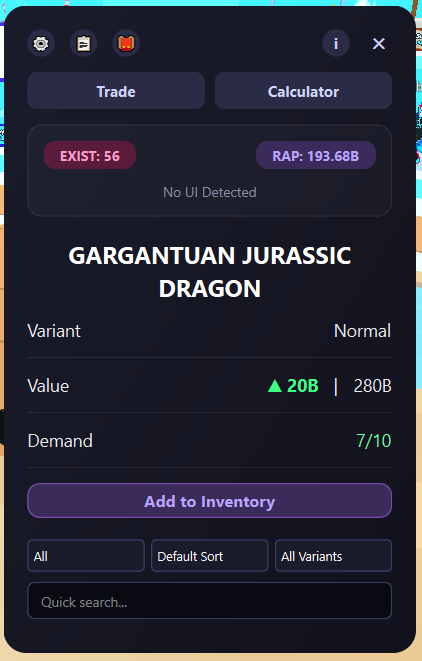
#> input picture IMAGES/App.png, 422 x 661 px
$ python step2.py ../../IMAGES/App.png 5
#> lines starting #> are read from the running program, lines starting #| are printed output that depends on the picture
import cv2
import numpy as np
import os
import sys

def hex_to_bgr(hex_code):
    hex_code = hex_code.lstrip('#')
    r, g, b = int(hex_code[0:2], 16), int(hex_code[2:4], 16), int(hex_code[4:6], 16)
    return (b, g, r)

def get_gray_top(input_path, search_from_y=0):
#> called with input_path = '../../IMAGES/App.png', search_from_y = 5
    if not os.path.exists(input_path):
        print(f"Error: {input_path} not found.")
        return None

    img = cv2.imread(input_path)
#> img is the input picture: shape (661, 422, 3); mean B, G, R 54, 40.3, 39.4
    if img is None:
        return None

    # Implement Internal Cropping: Only look below the specified Y
    # This prevents catching gray text in nametags ABOVE the tag
    if search_from_y > 0:
        search_roi = img[search_from_y:, :]
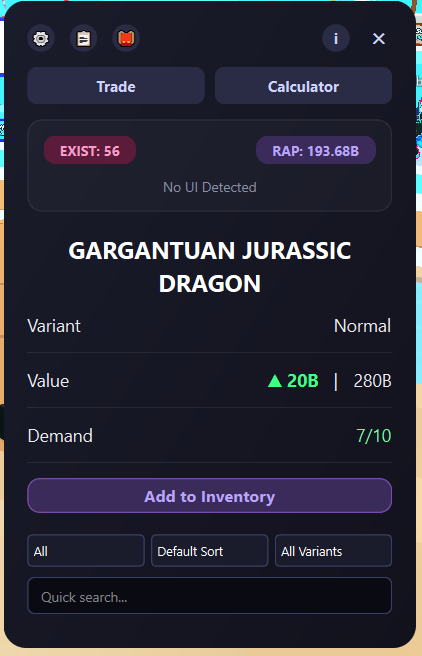
#> search_roi: shape (656, 422, 3); mean B, G, R 52.4, 38.8, 39
    else:
        search_roi = img

    target_hexes = ["#878788", "#eeebf4", "#a4a3a6"]
    target_bgrs = [hex_to_bgr(h) for h in target_hexes]
    combined_mask = np.zeros(search_roi.shape[:2], dtype=np.uint8)

    for bgr in target_bgrs:
        lower = np.array(bgr, dtype=np.uint8)
        upper = np.array(bgr, dtype=np.uint8)
        mask = cv2.inRange(search_roi, lower, upper)
        combined_mask = cv2.bitwise_or(combined_mask, mask)

    ys, xs = np.where(combined_mask > 0)
#> ys = empty array; xs = empty array
    if len(ys) == 0:
        print("Gray description text not found in search area.")
        return None

    # We want the TOP of the gray text relative to the ROI
    local_gray_top = np.min(ys)

    # Convert to Global Coordinate
    global_gray_top = search_from_y + local_gray_top
    print(f"[STEP 2] Gray Text Top found at Global Y={global_gray_top} (Local: {local_gray_top})")
    return global_gray_top

if __name__ == "__main__":
    if len(sys.argv) > 1:
        start_y = int(sys.argv[2]) if len(sys.argv) > 2 else 0
        get_gray_top(sys.argv[1], start_y)
    else:
        print("No image path provided.")

$ run again, on IMAGES/Inventory.png
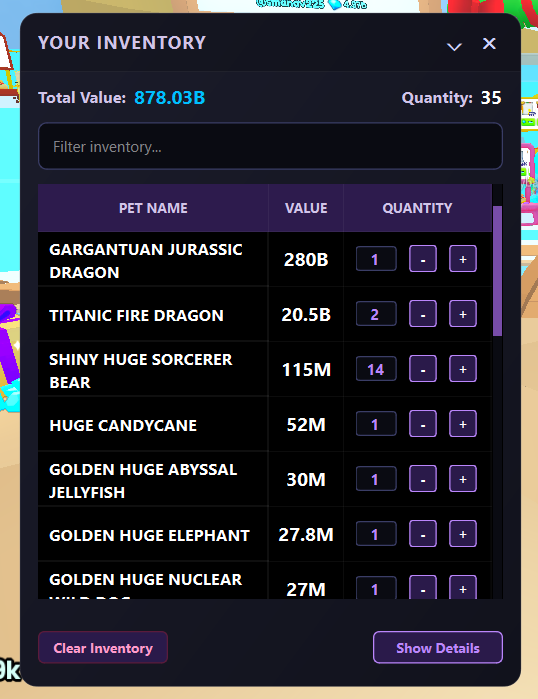
#> input picture IMAGES/Inventory.png, 538 x 699 px
#> in get_gray_top, img is the input picture: shape (699, 538, 3); mean B, G, R 49.2, 41.1, 42.6
#> in get_gray_top, `search_roi = img[search_from_y:, :]`:
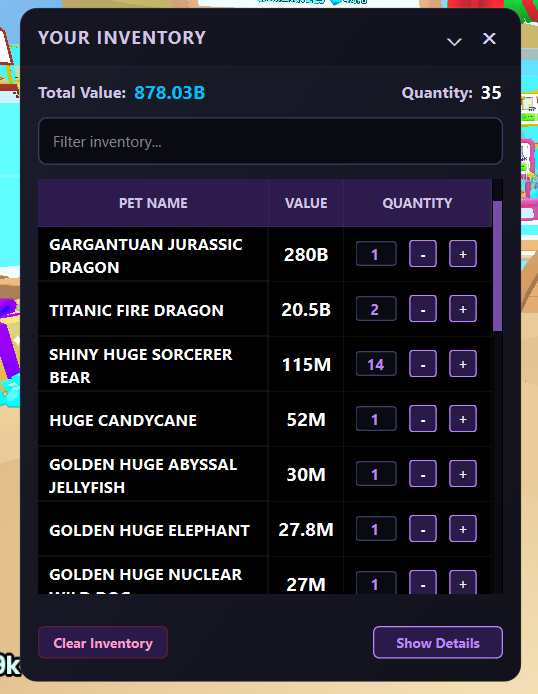
#> search_roi: shape (694, 538, 3); mean B, G, R 48.4, 40, 41.6
#> ys = empty array

$ run again, on IMAGES/Manual Search.png
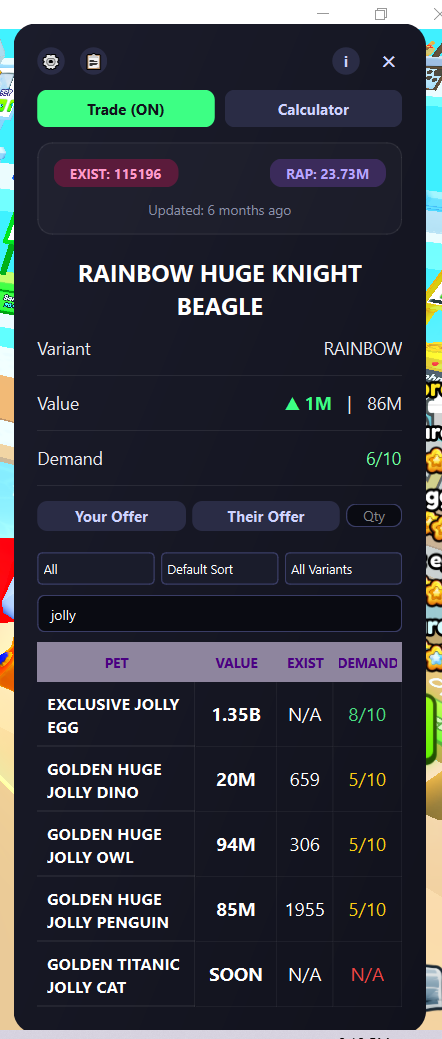
#> input picture IMAGES/Manual Search.png, 442 x 1039 px
#> in get_gray_top, img is the input picture: shape (1039, 442, 3); mean B, G, R 64.6, 56.6, 52.7
#> in get_gray_top, `search_roi = img[search_from_y:, :]`:
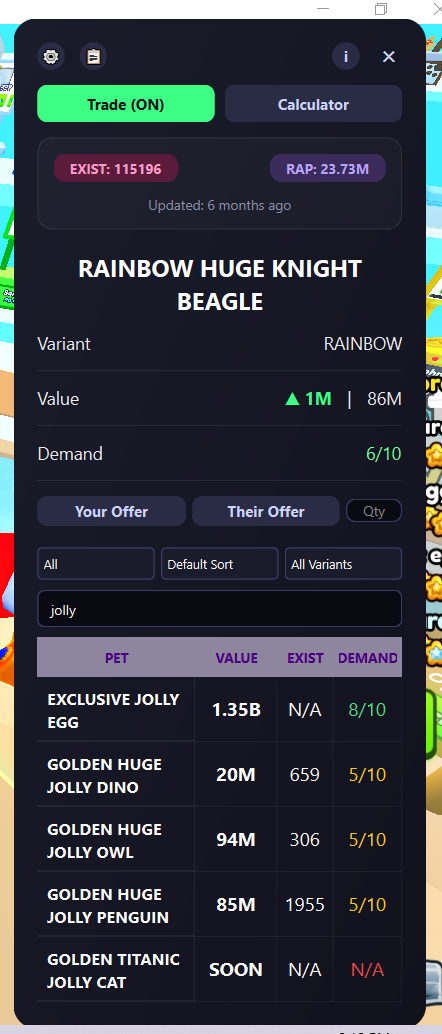
#> search_roi: shape (1034, 442, 3); mean B, G, R 63.7, 55.7, 51.8
#> ys = empty array

$ run again, on IMAGES/Setting.png
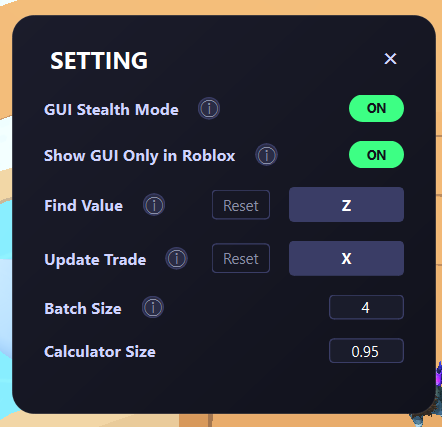
#> input picture IMAGES/Setting.png, 442 x 427 px
#> in get_gray_top, img is the input picture: shape (427, 442, 3); mean B, G, R 58, 51.6, 51.3
#> in get_gray_top, `search_roi = img[search_from_y:, :]`:
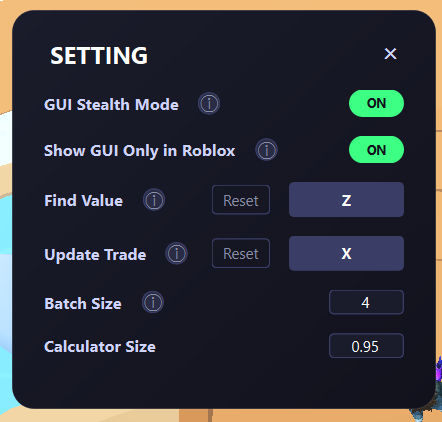
#> search_roi: shape (422, 442, 3); mean B, G, R 57.2, 49.9, 49
#> ys = empty array
